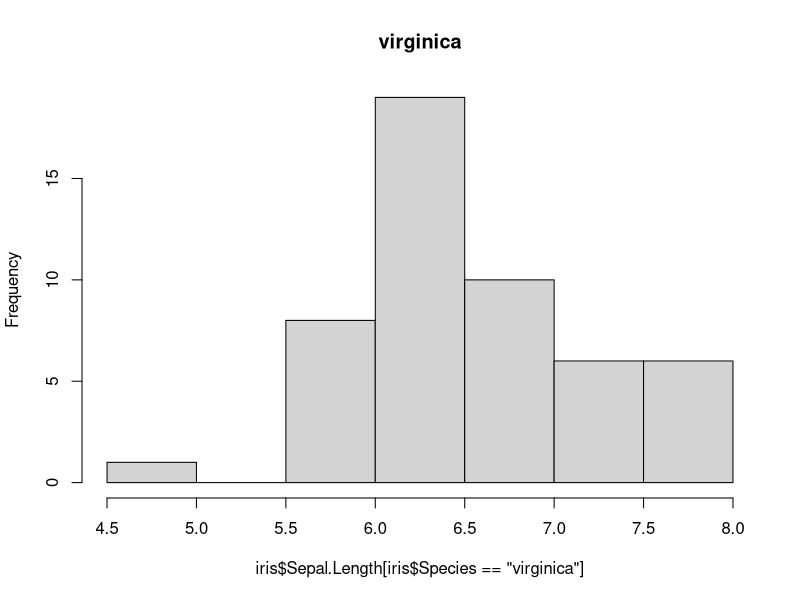
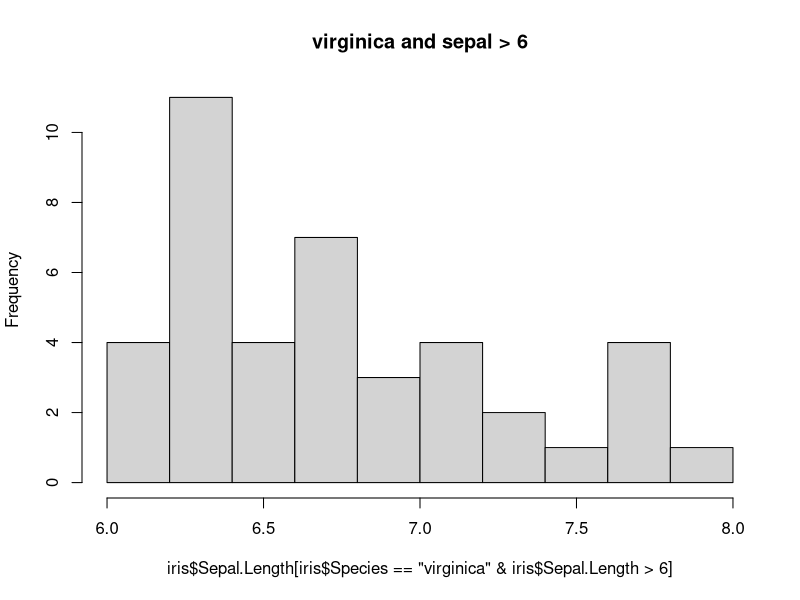
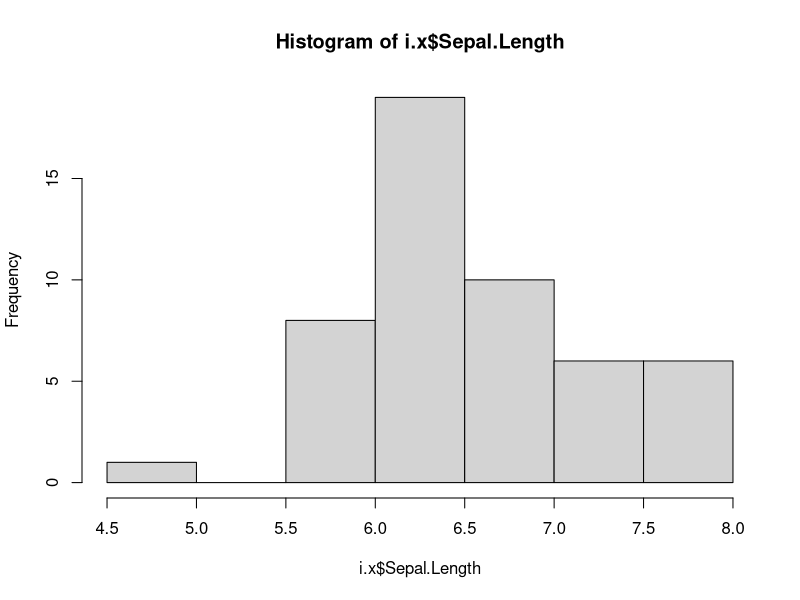

Source code (R) for these figures, in order:
#Course: Rprograming Tutorial FreeCodeCamp
#Chatper: n.a
#Section: summary + selecting case
#Author: tinbqt 
#Date: 2021-06-30
############################################

head(iris)

summary(iris$Species)
summary((iris$Sepal.Length))
summary(iris)


#####selecting case ######
hist(iris$Sepal.Length
     [iris$Species == "virginica" 
       ]
     ,main="virginica")

#####selecting case ######
hist(iris$Sepal.Length
     [iris$Species == "virginica" 
       &iris$Sepal.Length >6]
     ,main="virginica and sepal > 6")
#format: data[row,columns]
#leave rows or columns blank to select all,
#create the subdataset
i.x <- iris[iris$Species == "virginica",]

summary (i.x) # summary the data of new 
hist(i.x$Sepal.Length)

